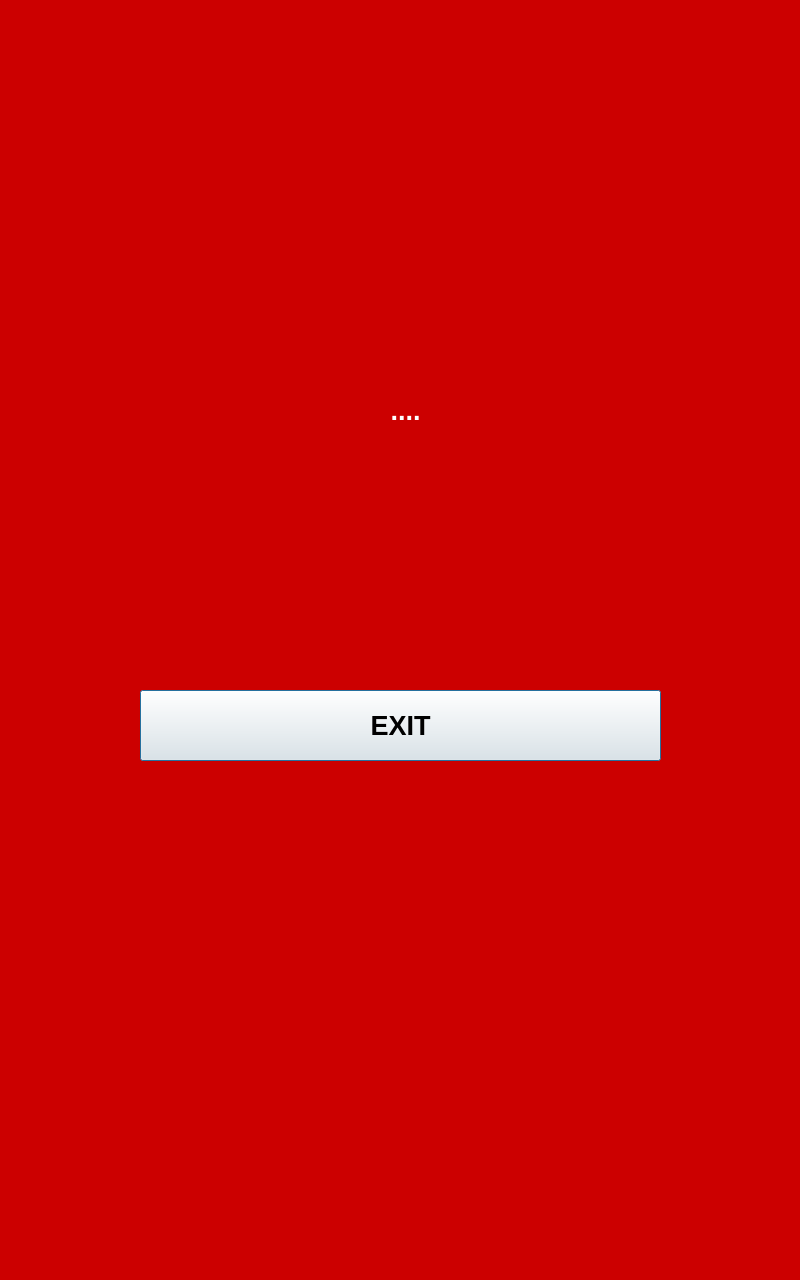
<?xml version="1.0" encoding="UTF-8"?>
<ui version="4.0">
 <class>Emergency_Window</class>
 <widget class="QDialog" name="Emergency_Window">
  <property name="geometry">
   <rect>
    <x>0</x>
    <y>0</y>
    <width>800</width>
    <height>1280</height>
   </rect>
  </property>
  <property name="windowTitle">
   <string>Dialog</string>
  </property>
  <property name="styleSheet">
   <string notr="true">background-color: rgb(204, 0, 0);</string>
  </property>
  <widget class="QPushButton" name="btnEmergencyExit">
   <property name="geometry">
    <rect>
     <x>140</x>
     <y>690</y>
     <width>521</width>
     <height>71</height>
    </rect>
   </property>
   <property name="sizePolicy">
    <sizepolicy hsizetype="Minimum" vsizetype="Maximum">
     <horstretch>0</horstretch>
     <verstretch>0</verstretch>
    </sizepolicy>
   </property>
   <property name="font">
    <font>
     <pointsize>20</pointsize>
     <weight>75</weight>
     <bold>true</bold>
    </font>
   </property>
   <property name="styleSheet">
    <string notr="true">background-color: rgb(238, 238, 236);</string>
   </property>
   <property name="text">
    <string>EXIT</string>
   </property>
  </widget>
  <widget class="QLabel" name="lblEmergencyTxt">
   <property name="geometry">
    <rect>
     <x>50</x>
     <y>160</y>
     <width>711</width>
     <height>501</height>
    </rect>
   </property>
   <property name="font">
    <font>
     <pointsize>20</pointsize>
     <weight>75</weight>
     <bold>true</bold>
    </font>
   </property>
   <property name="styleSheet">
    <string notr="true">color: rgb(255, 255, 255);</string>
   </property>
   <property name="text">
    <string>....</string>
   </property>
   <property name="alignment">
    <set>Qt::AlignCenter</set>
   </property>
  </widget>
 </widget>
 <resources/>
 <connections/>
</ui>
